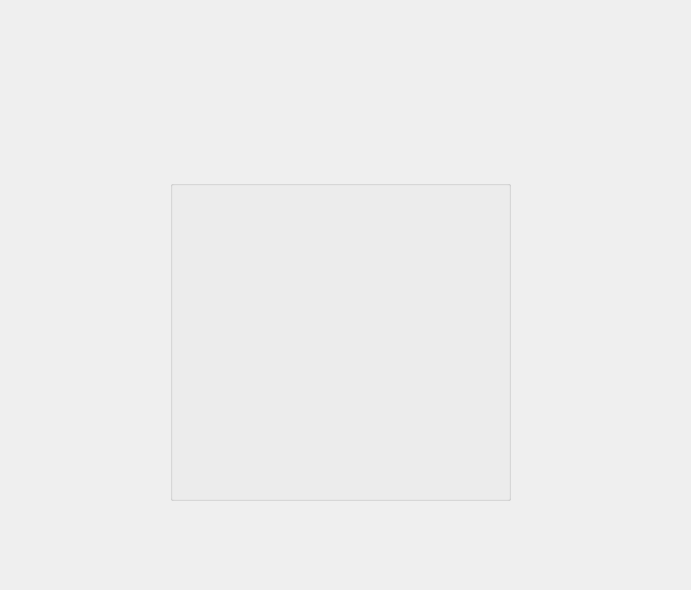
<?xml version="1.0" encoding="UTF-8"?>
<ui version="4.0">
 <class>c_assurance</class>
 <widget class="QDialog" name="c_assurance">
  <property name="geometry">
   <rect>
    <x>0</x>
    <y>0</y>
    <width>691</width>
    <height>590</height>
   </rect>
  </property>
  <property name="windowTitle">
   <string>Dialog</string>
  </property>
  <widget class="QGroupBox" name="groupBox">
   <property name="geometry">
    <rect>
     <x>170</x>
     <y>180</y>
     <width>341</width>
     <height>321</height>
    </rect>
   </property>
   <property name="title">
    <string/>
   </property>
  </widget>
 </widget>
 <resources/>
 <connections/>
</ui>
